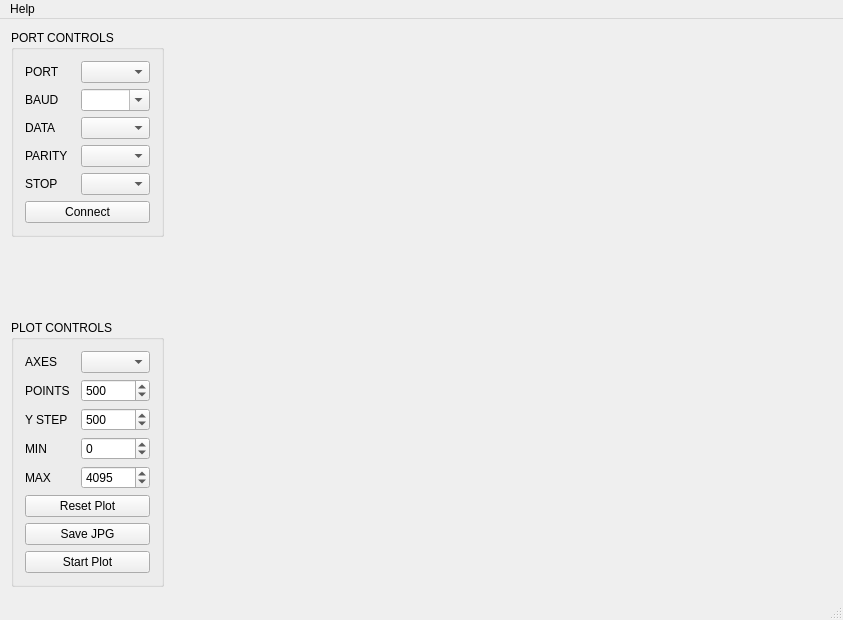
<?xml version="1.0" encoding="UTF-8"?>
<ui version="4.0">
 <class>MainWindow</class>
 <widget class="QMainWindow" name="MainWindow">
  <property name="geometry">
   <rect>
    <x>0</x>
    <y>0</y>
    <width>843</width>
    <height>620</height>
   </rect>
  </property>
  <property name="minimumSize">
   <size>
    <width>840</width>
    <height>620</height>
   </size>
  </property>
  <property name="windowTitle">
   <string>MainWindow</string>
  </property>
  <widget class="QWidget" name="centralWidget">
   <layout class="QGridLayout" name="gridLayout_3">
    <item row="0" column="0">
     <layout class="QVBoxLayout" name="controlsLayout">
      <item>
       <widget class="QGroupBox" name="PortControlsBox">
        <property name="title">
         <string>PORT CONTROLS</string>
        </property>
        <property name="flat">
         <bool>false</bool>
        </property>
        <property name="checkable">
         <bool>false</bool>
        </property>
        <layout class="QGridLayout" name="gridLayout">
         <item row="0" column="0">
          <layout class="QVBoxLayout" name="verticalLayout_3">
           <item>
            <layout class="QHBoxLayout" name="horizontalLayout">
             <item>
              <widget class="QLabel" name="labelPort">
               <property name="maximumSize">
                <size>
                 <width>50</width>
                 <height>16777215</height>
                </size>
               </property>
               <property name="text">
                <string>PORT</string>
               </property>
              </widget>
             </item>
             <item>
              <widget class="QComboBox" name="comboPort">
               <property name="sizePolicy">
                <sizepolicy hsizetype="Fixed" vsizetype="Fixed">
                 <horstretch>0</horstretch>
                 <verstretch>0</verstretch>
                </sizepolicy>
               </property>
               <property name="minimumSize">
                <size>
                 <width>69</width>
                 <height>0</height>
                </size>
               </property>
               <property name="maximumSize">
                <size>
                 <width>69</width>
                 <height>16777215</height>
                </size>
               </property>
              </widget>
             </item>
            </layout>
           </item>
           <item>
            <layout class="QHBoxLayout" name="horizontalLayout_2">
             <item>
              <widget class="QLabel" name="labelBaud">
               <property name="maximumSize">
                <size>
                 <width>50</width>
                 <height>16777215</height>
                </size>
               </property>
               <property name="text">
                <string>BAUD</string>
               </property>
              </widget>
             </item>
             <item>
              <widget class="QComboBox" name="comboBaud">
               <property name="sizePolicy">
                <sizepolicy hsizetype="Fixed" vsizetype="Fixed">
                 <horstretch>0</horstretch>
                 <verstretch>0</verstretch>
                </sizepolicy>
               </property>
               <property name="minimumSize">
                <size>
                 <width>69</width>
                 <height>0</height>
                </size>
               </property>
               <property name="maximumSize">
                <size>
                 <width>69</width>
                 <height>16777215</height>
                </size>
               </property>
               <property name="editable">
                <bool>true</bool>
               </property>
              </widget>
             </item>
            </layout>
           </item>
           <item>
            <layout class="QHBoxLayout" name="horizontalLayout_3">
             <item>
              <widget class="QLabel" name="labelData">
               <property name="maximumSize">
                <size>
                 <width>50</width>
                 <height>16777215</height>
                </size>
               </property>
               <property name="text">
                <string>DATA</string>
               </property>
              </widget>
             </item>
             <item>
              <widget class="QComboBox" name="comboData">
               <property name="sizePolicy">
                <sizepolicy hsizetype="Fixed" vsizetype="Fixed">
                 <horstretch>0</horstretch>
                 <verstretch>0</verstretch>
                </sizepolicy>
               </property>
               <property name="minimumSize">
                <size>
                 <width>69</width>
                 <height>0</height>
                </size>
               </property>
               <property name="maximumSize">
                <size>
                 <width>69</width>
                 <height>16777215</height>
                </size>
               </property>
              </widget>
             </item>
            </layout>
           </item>
           <item>
            <layout class="QHBoxLayout" name="horizontalLayout_4">
             <item>
              <widget class="QLabel" name="labelParity">
               <property name="maximumSize">
                <size>
                 <width>50</width>
                 <height>16777215</height>
                </size>
               </property>
               <property name="text">
                <string>PARITY</string>
               </property>
              </widget>
             </item>
             <item>
              <widget class="QComboBox" name="comboParity">
               <property name="sizePolicy">
                <sizepolicy hsizetype="Fixed" vsizetype="Fixed">
                 <horstretch>0</horstretch>
                 <verstretch>0</verstretch>
                </sizepolicy>
               </property>
               <property name="minimumSize">
                <size>
                 <width>69</width>
                 <height>0</height>
                </size>
               </property>
               <property name="maximumSize">
                <size>
                 <width>69</width>
                 <height>16777215</height>
                </size>
               </property>
              </widget>
             </item>
            </layout>
           </item>
           <item>
            <layout class="QHBoxLayout" name="horizontalLayout_5">
             <item>
              <widget class="QLabel" name="labelStop">
               <property name="maximumSize">
                <size>
                 <width>50</width>
                 <height>16777215</height>
                </size>
               </property>
               <property name="text">
                <string>STOP</string>
               </property>
              </widget>
             </item>
             <item>
              <widget class="QComboBox" name="comboStop">
               <property name="sizePolicy">
                <sizepolicy hsizetype="Fixed" vsizetype="Fixed">
                 <horstretch>0</horstretch>
                 <verstretch>0</verstretch>
                </sizepolicy>
               </property>
               <property name="minimumSize">
                <size>
                 <width>69</width>
                 <height>0</height>
                </size>
               </property>
               <property name="maximumSize">
                <size>
                 <width>69</width>
                 <height>16777215</height>
                </size>
               </property>
              </widget>
             </item>
            </layout>
           </item>
           <item>
            <widget class="QPushButton" name="connectButton">
             <property name="minimumSize">
              <size>
               <width>0</width>
               <height>0</height>
              </size>
             </property>
             <property name="maximumSize">
              <size>
               <width>16777215</width>
               <height>16777215</height>
              </size>
             </property>
             <property name="text">
              <string>Connect</string>
             </property>
            </widget>
           </item>
          </layout>
         </item>
        </layout>
       </widget>
      </item>
      <item>
       <spacer name="verticalSpacer">
        <property name="orientation">
         <enum>Qt::Vertical</enum>
        </property>
        <property name="sizeHint" stdset="0">
         <size>
          <width>20</width>
          <height>40</height>
         </size>
        </property>
       </spacer>
      </item>
      <item>
       <widget class="QGroupBox" name="PlotControlsBox">
        <property name="title">
         <string>PLOT CONTROLS</string>
        </property>
        <layout class="QGridLayout" name="gridLayout_2">
         <item row="0" column="0">
          <layout class="QVBoxLayout" name="plotControlsLayout">
           <item>
            <layout class="QHBoxLayout" name="horizontalLayout_6">
             <item>
              <widget class="QLabel" name="labelAxes">
               <property name="minimumSize">
                <size>
                 <width>0</width>
                 <height>0</height>
                </size>
               </property>
               <property name="maximumSize">
                <size>
                 <width>50</width>
                 <height>16777215</height>
                </size>
               </property>
               <property name="text">
                <string>AXES</string>
               </property>
              </widget>
             </item>
             <item>
              <widget class="QComboBox" name="comboAxes">
               <property name="minimumSize">
                <size>
                 <width>69</width>
                 <height>0</height>
                </size>
               </property>
               <property name="maximumSize">
                <size>
                 <width>69</width>
                 <height>16777215</height>
                </size>
               </property>
               <property name="currentIndex">
                <number>-1</number>
               </property>
              </widget>
             </item>
            </layout>
           </item>
           <item>
            <layout class="QHBoxLayout" name="horizontalLayout_10">
             <item>
              <widget class="QLabel" name="pointsLabel">
               <property name="minimumSize">
                <size>
                 <width>50</width>
                 <height>0</height>
                </size>
               </property>
               <property name="maximumSize">
                <size>
                 <width>50</width>
                 <height>16777215</height>
                </size>
               </property>
               <property name="text">
                <string>POINTS</string>
               </property>
              </widget>
             </item>
             <item>
              <widget class="QSpinBox" name="spinPoints">
               <property name="minimumSize">
                <size>
                 <width>69</width>
                 <height>0</height>
                </size>
               </property>
               <property name="maximumSize">
                <size>
                 <width>69</width>
                 <height>16777215</height>
                </size>
               </property>
               <property name="minimum">
                <number>10</number>
               </property>
               <property name="maximum">
                <number>1000</number>
               </property>
               <property name="value">
                <number>500</number>
               </property>
              </widget>
             </item>
            </layout>
           </item>
           <item>
            <layout class="QHBoxLayout" name="horizontalLayout_9">
             <item>
              <widget class="QLabel" name="labelYStep">
               <property name="minimumSize">
                <size>
                 <width>50</width>
                 <height>0</height>
                </size>
               </property>
               <property name="maximumSize">
                <size>
                 <width>50</width>
                 <height>16777215</height>
                </size>
               </property>
               <property name="text">
                <string>Y STEP</string>
               </property>
              </widget>
             </item>
             <item>
              <widget class="QSpinBox" name="spinYStep">
               <property name="minimumSize">
                <size>
                 <width>69</width>
                 <height>0</height>
                </size>
               </property>
               <property name="maximumSize">
                <size>
                 <width>69</width>
                 <height>16777215</height>
                </size>
               </property>
               <property name="minimum">
                <number>1</number>
               </property>
               <property name="maximum">
                <number>10000</number>
               </property>
               <property name="singleStep">
                <number>10</number>
               </property>
               <property name="value">
                <number>500</number>
               </property>
              </widget>
             </item>
            </layout>
           </item>
           <item>
            <layout class="QHBoxLayout" name="horizontalLayout_7">
             <item>
              <widget class="QLabel" name="label">
               <property name="minimumSize">
                <size>
                 <width>50</width>
                 <height>0</height>
                </size>
               </property>
               <property name="maximumSize">
                <size>
                 <width>50</width>
                 <height>16777215</height>
                </size>
               </property>
               <property name="text">
                <string>MIN</string>
               </property>
              </widget>
             </item>
             <item>
              <widget class="QSpinBox" name="spinAxesMin">
               <property name="minimumSize">
                <size>
                 <width>69</width>
                 <height>0</height>
                </size>
               </property>
               <property name="maximumSize">
                <size>
                 <width>69</width>
                 <height>16777215</height>
                </size>
               </property>
               <property name="minimum">
                <number>-65536</number>
               </property>
               <property name="maximum">
                <number>65536</number>
               </property>
               <property name="singleStep">
                <number>10</number>
               </property>
              </widget>
             </item>
            </layout>
           </item>
           <item>
            <layout class="QHBoxLayout" name="horizontalLayout_8">
             <item>
              <widget class="QLabel" name="label_2">
               <property name="minimumSize">
                <size>
                 <width>50</width>
                 <height>0</height>
                </size>
               </property>
               <property name="maximumSize">
                <size>
                 <width>50</width>
                 <height>16777215</height>
                </size>
               </property>
               <property name="text">
                <string>MAX</string>
               </property>
              </widget>
             </item>
             <item>
              <widget class="QSpinBox" name="spinAxesMax">
               <property name="minimumSize">
                <size>
                 <width>69</width>
                 <height>0</height>
                </size>
               </property>
               <property name="maximumSize">
                <size>
                 <width>69</width>
                 <height>16777215</height>
                </size>
               </property>
               <property name="minimum">
                <number>-65536</number>
               </property>
               <property name="maximum">
                <number>65536</number>
               </property>
               <property name="singleStep">
                <number>10</number>
               </property>
               <property name="value">
                <number>4095</number>
               </property>
              </widget>
             </item>
            </layout>
           </item>
           <item>
            <widget class="QPushButton" name="resetPlotButton">
             <property name="text">
              <string>Reset Plot</string>
             </property>
            </widget>
           </item>
           <item>
            <widget class="QPushButton" name="saveJPGButton">
             <property name="text">
              <string>Save JPG</string>
             </property>
            </widget>
           </item>
           <item>
            <widget class="QPushButton" name="startPlotButton">
             <property name="minimumSize">
              <size>
               <width>0</width>
               <height>0</height>
              </size>
             </property>
             <property name="maximumSize">
              <size>
               <width>16777215</width>
               <height>16777215</height>
              </size>
             </property>
             <property name="text">
              <string>Start Plot</string>
             </property>
            </widget>
           </item>
          </layout>
         </item>
        </layout>
       </widget>
      </item>
     </layout>
    </item>
    <item row="0" column="1">
     <layout class="QVBoxLayout" name="verticalLayout_2">
      <item>
       <widget class="QWidget" name="widget_2" native="true"/>
      </item>
      <item>
       <spacer name="horizontalSpacer">
        <property name="orientation">
         <enum>Qt::Horizontal</enum>
        </property>
        <property name="sizeHint" stdset="0">
         <size>
          <width>675</width>
          <height>1</height>
         </size>
        </property>
       </spacer>
      </item>
      <item>
       <widget class="QWidget" name="widget" native="true"/>
      </item>
     </layout>
    </item>
   </layout>
  </widget>
  <widget class="QStatusBar" name="statusBar"/>
  <widget class="QMenuBar" name="menuBar">
   <property name="geometry">
    <rect>
     <x>0</x>
     <y>0</y>
     <width>843</width>
     <height>21</height>
    </rect>
   </property>
   <widget class="QMenu" name="menuHelo">
    <property name="title">
     <string>Help</string>
    </property>
    <addaction name="actionHow_to_use"/>
   </widget>
   <addaction name="menuHelo"/>
  </widget>
  <action name="actionHow_to_use">
   <property name="text">
    <string>How to use </string>
   </property>
  </action>
 </widget>
 <layoutdefault spacing="6" margin="11"/>
 <resources/>
 <connections/>
</ui>
